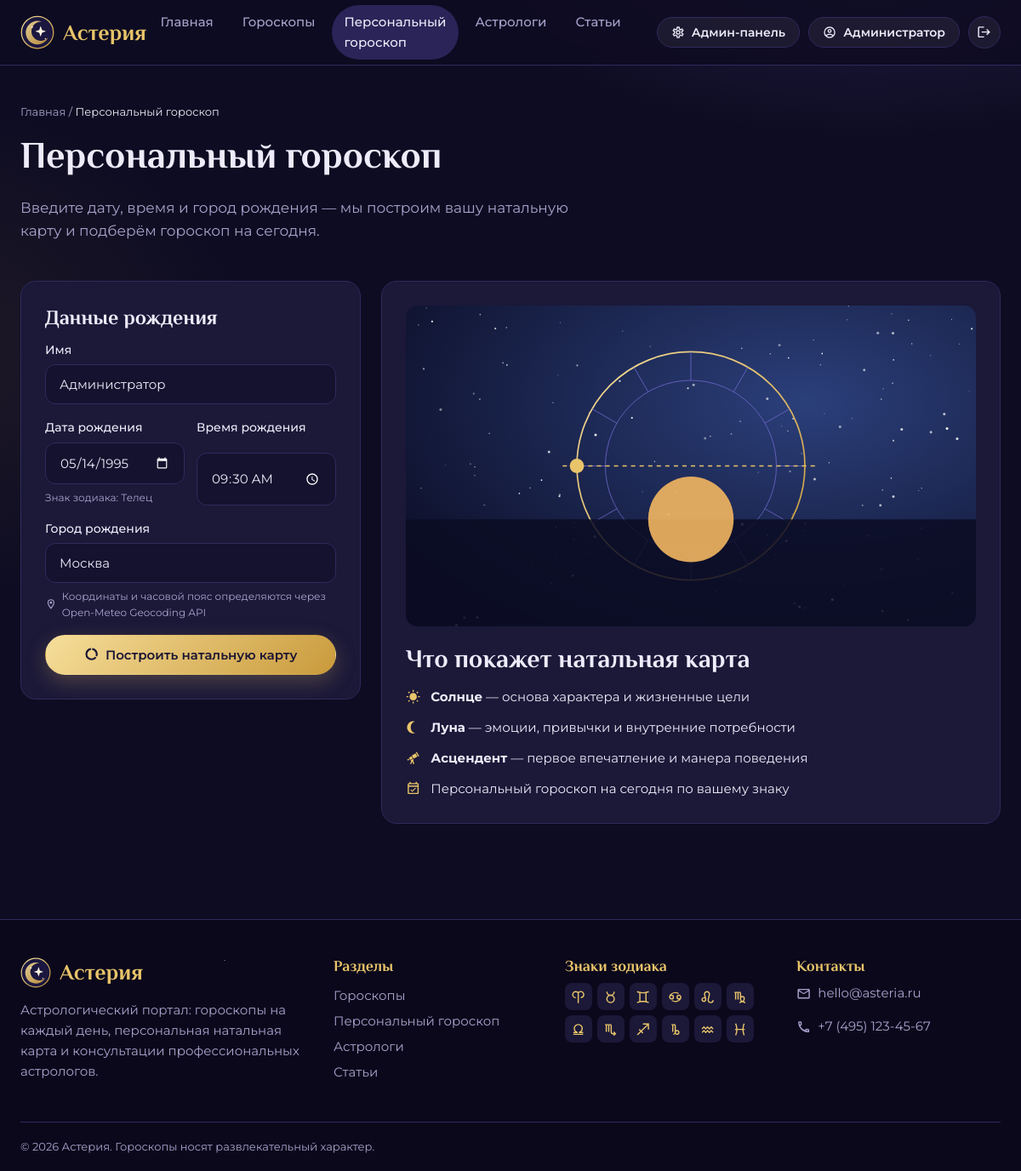
Screenshot of /personal.php (signed in) with the database file from the repository.
### tables this page shows
CREATE TABLE users (
  id INT AUTO_INCREMENT PRIMARY KEY,
  name VARCHAR(100) NOT NULL,
  email VARCHAR(150) NOT NULL UNIQUE,
  password VARCHAR(255) NOT NULL,
  birth_date DATE NULL,
  birth_time TIME NULL,
  birth_place VARCHAR(150) NULL,
  role ENUM('user','admin') NOT NULL DEFAULT 'user',
  created_at DATETIME NOT NULL DEFAULT CURRENT_TIMESTAMP
);

CREATE TABLE zodiac_signs (
  id INT AUTO_INCREMENT PRIMARY KEY,
  name VARCHAR(30) NOT NULL,
  slug VARCHAR(30) NOT NULL UNIQUE,
  date_start CHAR(5) NOT NULL,
  date_end CHAR(5) NOT NULL,
  element ENUM('Огонь','Земля','Воздух','Вода') NOT NULL,
  planet VARCHAR(30) NOT NULL,
  description TEXT NOT NULL
);

### personal.php (the view, shortened to what this page needs)
<?php
require 'includes/db.php';
require_once 'includes/functions.php';
$chart = null;
$place = null;
$form = ['name' => '', 'birth_date' => '', 'birth_time' => '12:00', 'birth_place' => ''];
if (isLoggedIn()) {
    $u = $pdo->prepare('SELECT name, birth_date, birth_time, birth_place FROM users WHERE id = ?');
    $u->execute([$_SESSION['user_id']]);
    $profile = $u->fetch();
    $form['name'] = $profile['name'];
    $form['birth_date'] = $profile['birth_date'] ?? '';
    $form['birth_time'] = $profile['birth_time'] ? substr($profile['birth_time'], 0, 5) : '12:00';
    $form['birth_place'] = $profile['birth_place'] ?? '';
}
$todayHoro = [];
require 'includes/header.php';
?>
<section class="page-head">
    <div class="container">
        <nav class="crumbs"><a href="<?= url('index.php') ?>">Главная</a> / <span>Персональный гороскоп</span></nav>
        <h1>Персональный гороскоп</h1>
        <p class="lead">Введите дату, время и город рождения — мы построим вашу натальную карту и подберём гороскоп на сегодня.</p>
    </div>
</section>
<section class="section pt-0">
    <div class="container personal-grid">
        <form class="card form-card" method="post" novalidate>
            <h2>Данные рождения</h2>
            <label>Имя
                <input type="text" name="name" value="<?= e($form['name']) ?>" placeholder="Как к вам обращаться">
            </label>
            <div class="form-row">
                <label>Дата рождения
                    <input type="date" name="birth_date" value="<?= e($form['birth_date']) ?>" max="<?= date('Y-m-d') ?>">
                </label>
                <label>Время рождения
                    <input type="time" name="birth_time" value="<?= e($form['birth_time']) ?>">
                </label>
            </div>
            <label>Город рождения
                <input type="text" name="birth_place" value="<?= e($form['birth_place']) ?>" placeholder="Например, Москва">
                <span class="hint"><?= icon('map-marker-outline') ?>Координаты и часовой пояс определяются через Open-Meteo Geocoding API</span>
            </label>
            <button class="btn btn-gold btn-block" type="submit"><?= icon('chart-donut') ?>Построить натальную карту</button>
        </form>
        <div class="personal-result">
            <?php if ($chart): ?>
                <div class="card chart-card">
                    <div class="chart-head">
                        <div>
                            <h2>Натальная карта<?= $form['name'] ? ': ' . e($form['name']) : '' ?></h2>
                            <p class="muted small"><?= ruDate($form['birth_date']) ?>, <?= e($form['birth_time']) ?> · <?= e($place['name']) ?><?= $place['region'] ? ', ' . e($place['region']) : '' ?><?= $place['country'] ? ', ' . e($place['country']) : '' ?></p>
                        </div>
                    </div>
                    <div class="chart-body">
                        <?= natalWheel($chart) ?>
                        <div class="chart-points">
                            <?php foreach (['sun' => 'Солнце', 'moon' => 'Луна', 'asc' => 'Асцендент'] as $key => $title): $p = $chart[$key]; ?>
                                <div class="point">
                                    <span class="sign-glyph"><?= zodiacIcon($p['sign']['slug']) ?></span>
                                    <div>
                                        <div class="muted small"><?= $title ?></div>
                                        <strong><?= e($p['sign']['name']) ?> <?= degreeText($p['degree']) ?></strong>
                                        <p class="muted small"><?= e(chartMeaning($key, $p['sign'])) ?></p>
                                    </div>
                                </div>
                            <?php endforeach; ?>
                            <div class="api-box">
                                <?= icon('web') ?>
                                <div class="small">
                                    <strong>Данные API:</strong> широта <?= number_format($place['latitude'], 4, ',', '') ?>, долгота <?= number_format($place['longitude'], 4, ',', '') ?>,
                                    часовой пояс <?= e($place['timezone']) ?>. Время рождения по UTC: <?= e($chart['utc']) ?>.
                                </div>
                            </div>
                        </div>
                    </div>
                </div>
                <div class="card">
                    <h2>Гороскоп на сегодня для знака <?= e($chart['sun']['sign']['name']) ?></h2>
                    <div class="today-types">
                        <?php foreach ($todayHoro as $h): ?>
                            <div class="today-type">
                                <span class="type-icon sm"><?= icon(typeIcon($h['slug'])) ?></span>
                                <div><strong><?= e($h['name']) ?></strong> <?= stars((int)$h['rating']) ?><p class="muted small"><?= e($h['content']) ?></p></div>
                            </div>
                        <?php endforeach; ?>
                    </div>
                </div>
            <?php else: ?>
                <div class="card placeholder-card">
                    <img src="<?= url('assets/img/articles/ascendant.svg') ?>" alt="">
                    <h2>Что покажет натальная карта</h2>
                    <ul class="check-list">
                        <li><?= icon('white-balance-sunny') ?><span><strong>Солнце</strong> — основа характера и жизненные цели</span></li>
                        <li><?= icon('moon-waning-crescent') ?><span><strong>Луна</strong> — эмоции, привычки и внутренние потребности</span></li>
                        <li><?= icon('telescope') ?><span><strong>Асцендент</strong> — первое впечатление и манера поведения</span></li>
                        <li><?= icon('calendar-check-outline') ?><span>Персональный гороскоп на сегодня по вашему знаку</span></li>
                    </ul>
                </div>
            <?php endif; ?>
        </div>
    </div>
</section>
<?php require 'includes/footer.php'; ?>

### includes/functions.php (shortened to what this page needs)
<?php
function e($value): string
{
    return htmlspecialchars((string)$value, ENT_QUOTES, 'UTF-8');
}
function url(string $path = ''): string
{
    return BASE_URL . '/' . ltrim($path, '/');
}
function icon(string $name, string $class = 'ico'): string
{
    static $cache = [];
    if (!isset($cache[$name])) {
        $file = __DIR__ . '/../assets/img/icons/' . $name . '.svg';
        $svg = is_file($file) ? file_get_contents($file) : '';
        $svg = preg_replace('/ id="[^"]*"/', '', $svg);
        $cache[$name] = $svg;
    }
    return str_replace('<svg ', '<svg class="' . e($class) . '" aria-hidden="true" fill="currentColor" ', $cache[$name]);
}
function allSigns(PDO $pdo): array
{
    static $signs = null;
    if ($signs === null) {
        $signs = $pdo->query('SELECT * FROM zodiac_signs ORDER BY id')->fetchAll();
    }
    return $signs;
}
function zodiacIcon(string $slug, string $class = 'ico'): string
{
    return icon('zodiac-' . $slug, $class);
}

### includes/footer.php (shortened to what this page needs)
</main>
<footer class="site-footer">
    <div class="container footer-grid">
        <div>
            <a class="logo" href="<?= url('index.php') ?>">
                <img src="<?= url('assets/img/logo.svg') ?>" alt="" width="36" height="36">
                <span>Астерия</span>
            </a>
            <p class="muted">Астрологический портал: гороскопы на каждый день, персональная натальная карта и консультации профессиональных астрологов.</p>
        </div>
        <div>
            <h4>Разделы</h4>
            <a href="<?= url('horoscopes.php') ?>">Гороскопы</a>
            <a href="<?= url('personal.php') ?>">Персональный гороскоп</a>
            <a href="<?= url('astrologers.php') ?>">Астрологи</a>
            <a href="<?= url('articles.php') ?>">Статьи</a>
        </div>
        <div>
            <h4>Знаки зодиака</h4>
            <div class="footer-signs">
                <?php foreach (allSigns($pdo) as $s): ?>
                    <a href="<?= url('horoscopes.php?sign=' . $s['slug']) ?>" title="<?= e($s['name']) ?>"><?= zodiacIcon($s['slug']) ?></a>
                <?php endforeach; ?>
            </div>
        </div>
        <div>
            <h4>Контакты</h4>
            <p class="muted"><?= icon('email-outline') ?> hello@asteria.ru</p>
            <p class="muted"><?= icon('phone-outline') ?> +7 (495) 123-45-67</p>
        </div>
    </div>
    <div class="container footer-bottom">© <?= date('Y') ?> Астерия. Гороскопы носят развлекательный характер.</div>
</footer>
</body>
</html>

### assets/css/style.css (style rules this page uses)
:root { --bg: #0E0C22; --bg-2: #15122F; --surface: #1B1838; --surface-2: #231F47; --line: #2F2A5C; --text: #EEEBFA; --muted: #A9A3CC; --gold: #E8C46A; --gold-2: #C99A3B; --violet: #8B74FF; --violet-soft: #2A2458; --rose: #EC8FB4; --fire: #F28C5B; --earth: #8FC48B; --air: #8FB6F2; --water: #7FD3D8; --danger: #FF7D8A; --success: #7FDCA8; --radius: 18px; --font-head: 'Philosopher', Georgia, serif; --font-text: 'Montserrat', 'Segoe UI', Arial, sans-serif; }
* { box-sizing: border-box; }
html { scroll-behavior: smooth; }
body { margin: 0; background: var(--bg); color: var(--text); font: 400 15px/1.6 var(--font-text); min-height: 100vh; display: flex; flex-direction: column; position: relative; }
a { color: inherit; text-decoration: none; }
img { max-width: 100%; display: block; }
h1, h2, h3, h4 { font-family: var(--font-head); font-weight: 700; line-height: 1.2; margin: 0 0 .5em; }
h1 { font-size: 44px; }
h2 { font-size: 30px; }
p { margin: 0 0 1em; }
.container { width: min(1200px, 100% - 48px); margin-inline: auto; }
.muted { color: var(--muted); }
.lead { font-size: 17px; color: var(--muted); max-width: 680px; }
.ico { width: 1.15em; height: 1.15em; vertical-align: -0.2em; flex-shrink: 0; }
.btn { display: inline-flex; align-items: center; justify-content: center; gap: 8px; padding: 13px 24px; border-radius: 999px; border: 1px solid transparent; font: 600 15px var(--font-text); cursor: pointer; transition: .2s; white-space: nowrap; }
.btn-block { width: 100%; }
.btn-gold { background: linear-gradient(135deg, #F6DE9A, var(--gold-2)); color: #1A1433; box-shadow: 0 8px 24px rgba(232, 196, 106, .25); }
.logo { display: flex; align-items: center; gap: 10px; font: 700 26px var(--font-head); color: var(--gold); }
.section { padding: 48px 0; }
.pt-0 { padding-top: 0; }
.card { background: var(--surface); border: 1px solid var(--line); border-radius: var(--radius); padding: 28px; }
.page-head { padding: 44px 0 28px; }
.crumbs { color: var(--muted); font-size: 13px; margin-bottom: 14px; }
.crumbs span { color: var(--text); }
label { display: grid; gap: 6px; font-weight: 500; font-size: 14px; margin-bottom: 16px; }
input, select, textarea { width: 100%; padding: 13px 16px; border-radius: 12px; border: 1px solid var(--line); background: var(--bg-2); color: var(--text); font: 400 15px var(--font-text); outline: none; transition: .2s; }
input[type="date"], input[type="time"] { color-scheme: dark; }
.hint { color: var(--muted); font-size: 12px; font-weight: 400; display: flex; gap: 6px; align-items: center; }
.form-row { display: grid; grid-template-columns: 1fr 1fr; gap: 14px; }
.form-card h2 { font-size: 24px; }
.personal-grid { display: grid; grid-template-columns: 400px 1fr; gap: 24px; align-items: start; }
.personal-result .card { margin-bottom: 24px; }
.placeholder-card img { border-radius: 14px; margin-bottom: 20px; }
.check-list { list-style: none; padding: 0; margin: 0; display: grid; gap: 12px; }
.check-list li { display: flex; gap: 12px; align-items: flex-start; }
.check-list .ico { color: var(--gold); margin-top: 3px; }
.site-footer { border-top: 1px solid var(--line); background: rgba(10, 8, 26, .7); margin-top: 40px; padding-top: 44px; }
.footer-grid { display: grid; grid-template-columns: 1.4fr 1fr 1fr 1fr; gap: 32px; }
.footer-grid h4 { font-size: 18px; color: var(--gold); }
.footer-grid a { display: block; color: var(--muted); padding: 3px 0; }
.footer-grid a.logo { display: flex; color: var(--gold); margin-bottom: 14px; padding: 0; }
.footer-grid p { display: flex; gap: 8px; align-items: center; }
.footer-signs { display: grid; grid-template-columns: repeat(6, 32px); gap: 6px; }
.footer-signs a { width: 32px; height: 32px; display: grid; place-items: center; border-radius: 8px; background: var(--surface); color: var(--gold); padding: 0; }
.footer-bottom { border-top: 1px solid var(--line); margin-top: 32px; padding: 18px 0; color: var(--muted); font-size: 13px; }

### rows the page displays
users: name "Администратор", birth_date "05/14/1995", birth_place "Москва"

### other values shown
$title "Главная"
$title "Гороскопы"
$title "Персональный гороскоп"
$title "Астрологи"
$title "Статьи"
explode(' ', $_SESSION['name'])[0] "Администратор"
